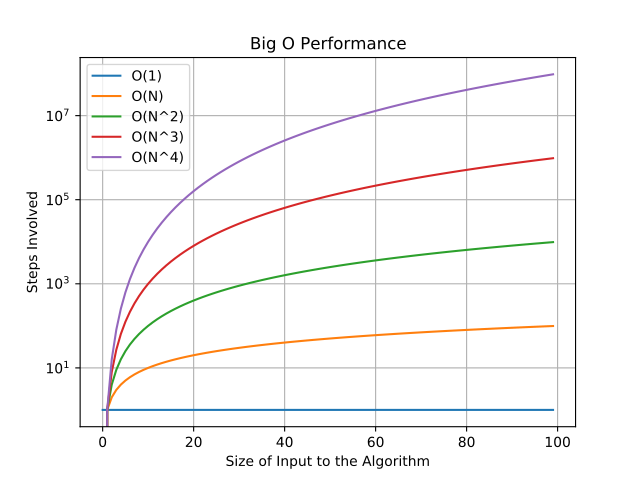

Reproduce this figure in Python.
import matplotlib.pyplot as plt
size = 100
O_1 = [1 for _ in range(size)]
O_N = list(range(size))
O_N_2 = [x**2 for x in range(size)]
O_N_3 = [x**3 for x in range(size)]
O_N_4 = [x**4 for x in range(size)]

plt.plot(O_1, label=r"O(1)")
plt.plot(O_N, label=r"O(N)")
plt.plot(O_N_2, label=r"O(N^2)")
plt.plot(O_N_3, label=r"O(N^3)")
plt.plot(O_N_4, label=r"O(N^4)")
plt.legend()
plt.ylabel("Steps Involved")
plt.xlabel("Size of Input to the Algorithm")
plt.grid()
plt.yscale("log")
plt.title("Big O Performance")
plt.show()
